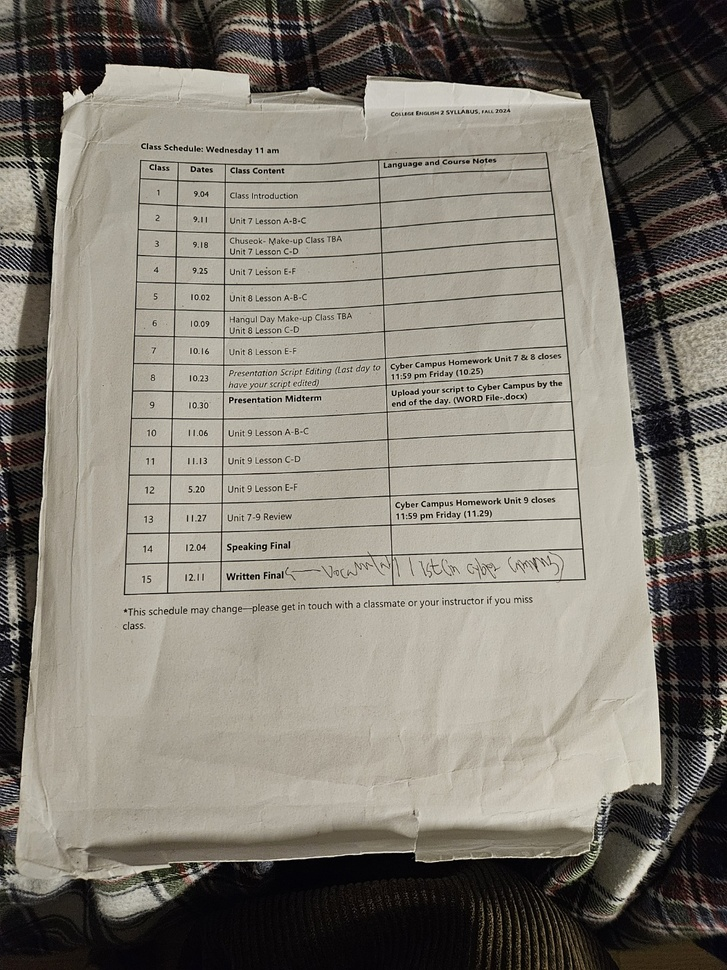
#> input picture 202336083/docu1.jpeg, 727 x 970 px, shrunk from 1050 x 1400 before the run, found by its file name
$ python scanning.py
#> lines starting #> are read from the running program, lines starting #| are printed output that depends on the picture; after the words box and inside, x2 and y2 are one past the last pixel; in counts of white or black regions, pixels touching at a corner belong together
import cv2
import numpy as np

def order_points(pts):
    """문서의 4개의 꼭짓점을 정렬"""
    rect = np.zeros((4, 2), dtype="float32")

    # x+y가 가장 작은 점은 좌상단, 가장 큰 점은 우하단
    s = pts.sum(axis=1)
    rect[0] = pts[np.argmin(s)]
    rect[2] = pts[np.argmax(s)]

    # x-y가 가장 작은 점은 우상단, 가장 큰 점은 좌하단
    diff = np.diff(pts, axis=1)
    rect[1] = pts[np.argmin(diff)]
    rect[3] = pts[np.argmax(diff)]

    return rect

def four_point_transform(image, pts):
    """투영 변환을 적용"""
    rect = order_points(pts)
    (tl, tr, br, bl) = rect

    # 새로운 이미지의 폭과 높이 계산
    widthA = np.linalg.norm(br - bl)
    widthB = np.linalg.norm(tr - tl)
    maxWidth = int(max(widthA, widthB))

    heightA = np.linalg.norm(tr - br)
    heightB = np.linalg.norm(tl - bl)
    maxHeight = int(max(heightA, heightB))

    # 변환 후 직사각형 좌표
    dst = np.array([
        [0, 0],
        [maxWidth - 1, 0],
        [maxWidth - 1, maxHeight - 1],
        [0, maxHeight - 1]
    ], dtype="float32")

    # 투영 변환 매트릭스 계산 및 적용
    M = cv2.getPerspectiveTransform(rect, dst)
    warped = cv2.warpPerspective(image, M, (maxWidth, maxHeight))

    return warped

# 이미지 읽기
image = cv2.imread("/Users/admin/Documents/openswterm/docu1.jpeg")
#> image is the input picture: shape (970, 727, 3); mean B, G, R 114.8, 124.2, 129.1
if image is None:
    raise FileNotFoundError("이미지를 찾을 수 없습니다. 경로를 확인하세요.")

orig = image.copy()

# 1. 그레이스케일 변환 및 엣지 검출
gray = cv2.cvtColor(image, cv2.COLOR_BGR2GRAY)
blurred = cv2.GaussianBlur(gray, (5, 5), 0)
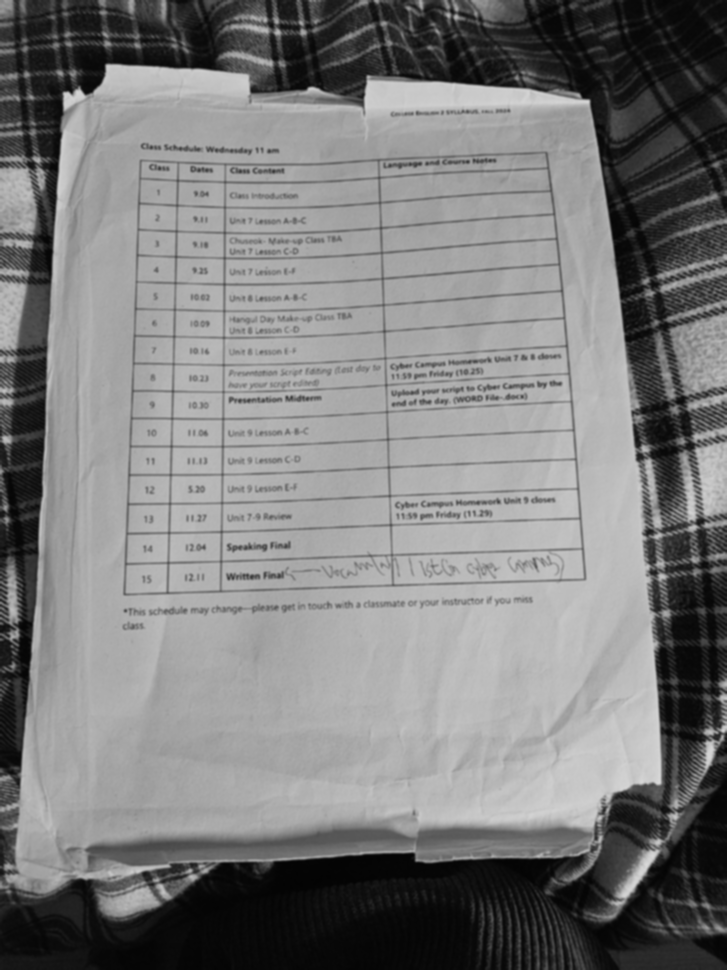
#> blurred: shape (970, 727); min 3, max 217, mean 124.5
edged = cv2.Canny(blurred, 50, 150)
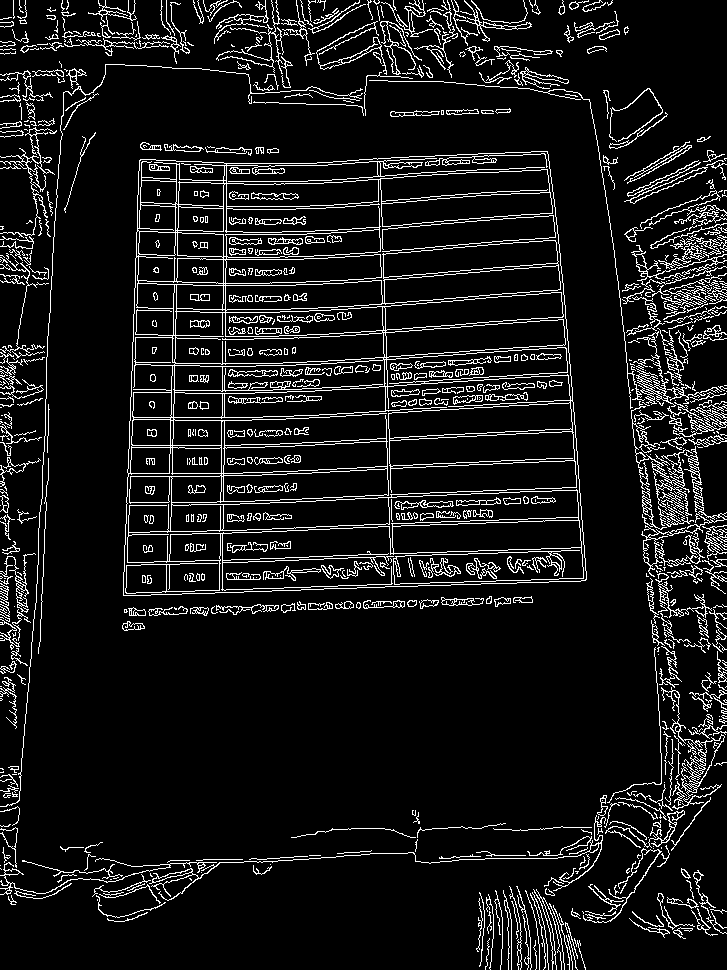
#> edged: shape (970, 727); 9.1% white in thin lines or dots

# 2. 윤곽선 탐지
contours, _ = cv2.findContours(edged.copy(), cv2.RETR_LIST, cv2.CHAIN_APPROX_SIMPLE)
#> contours = 1638 contours, 1072 with area under 20; largest, box (x1, y1, x2, y2) and area: (123, 151, 587, 596) 188117, (123, 400, 587, 596) 21232, (225, 151, 573, 401) 18544, (171, 375, 577, 506) 15309, (127, 490, 579, 563) 7016
contours = sorted(contours, key=cv2.contourArea, reverse=True)[:5]
#> contours = 5 contours; box (x1, y1, x2, y2) and area: (123, 151, 587, 596) 188117, (123, 400, 587, 596) 21232, (225, 151, 573, 401) 18544, (171, 375, 577, 506) 15309, (127, 490, 579, 563) 7016

# 3. 문서 윤곽선 찾기
for contour in contours:
    perimeter = cv2.arcLength(contour, True)
    approx = cv2.approxPolyDP(contour, 0.02 * perimeter, True)
    if len(approx) == 4:  # 꼭짓점이 4개인 윤곽선 선택
        screen_contour = approx
        break
#> this loop made 1 pass
#> (perimeter, screen_contour) on pass 1: (1772.9, [[547, 151], [139, 160], [123, 595], [586, 579]])

# 4. 투영 변환
warped = four_point_transform(orig, screen_contour.reshape(4, 2))
#> in order_points, `s = pts.sum(axis=1)`: s = [698, 299, 718, 1165]
#> in order_points, `diff = np.diff(pts, axis=1)`: diff = [-396, 21, 472, -7]
#> in four_point_transform, `rect = order_points(pts)`: rect = [[139, 160], [547, 151], [586, 579], [123, 595]]
#> in four_point_transform, `(tl, tr, br, bl) = rect`: tl = [139, 160]; tr = [547, 151]; br = [586, 579]; bl = [123, 595]
#> in four_point_transform, `widthA = np.linalg.norm(br - bl)`: widthA = 463.3
#> in four_point_transform, `widthB = np.linalg.norm(tr - tl)`: widthB = 408.1
#> in four_point_transform, `maxWidth = int(max(widthA, widthB))`: maxWidth = 463
#> in four_point_transform, `heightA = np.linalg.norm(tr - br)`: heightA = 429.8
#> in four_point_transform, `heightB = np.linalg.norm(tl - bl)`: heightB = 435.3
#> in four_point_transform, `maxHeight = int(max(heightA, heightB))`: maxHeight = 435
#> in four_point_transform, `dst = np.array([ [0, 0], [maxWidth - 1, 0], [maxWidth - 1, maxHeight -..`: dst = [[0, 0], [462, 0], [462, 434], [0, 434]]
#> in four_point_transform, `M = cv2.getPerspectiveTransform(rect, dst)`: M = [[1.18, 0.0432, -170.2], [0.0263, 1.19, -194.1], [-2.3e-05, 0.000327, 1]]
#> in four_point_transform, `warped = cv2.warpPerspective(image, M, (maxWidth, maxHeight))`:
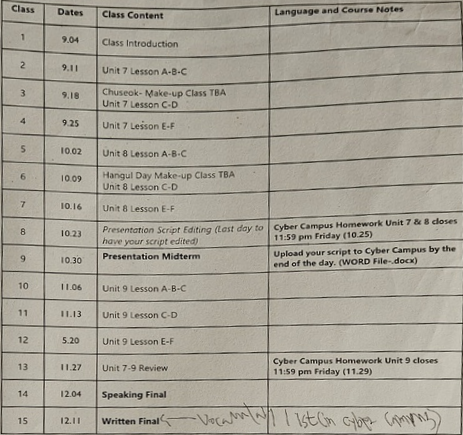
#> warped: shape (435, 463, 3); mean B, G, R 150.4, 162.3, 167

# 5. 결과 저장
original_output_path = "/Users/admin/Documents/openswterm/original_output.jpg"
scanned_output_path = "/Users/admin/Documents/openswterm/scanned_output.jpg"
cv2.imwrite(original_output_path, orig)
cv2.imwrite(scanned_output_path, cv2.cvtColor(warped, cv2.COLOR_BGR2GRAY))

print(f"Original image saved to: {original_output_path}")
print(f"Scanned image saved to: {scanned_output_path}")
